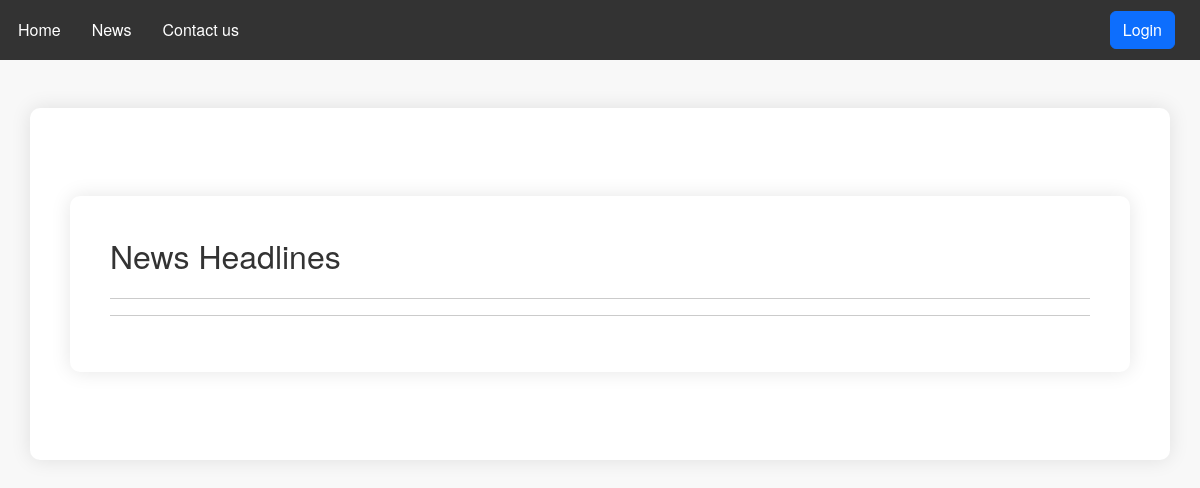
The app's page /news, older data.
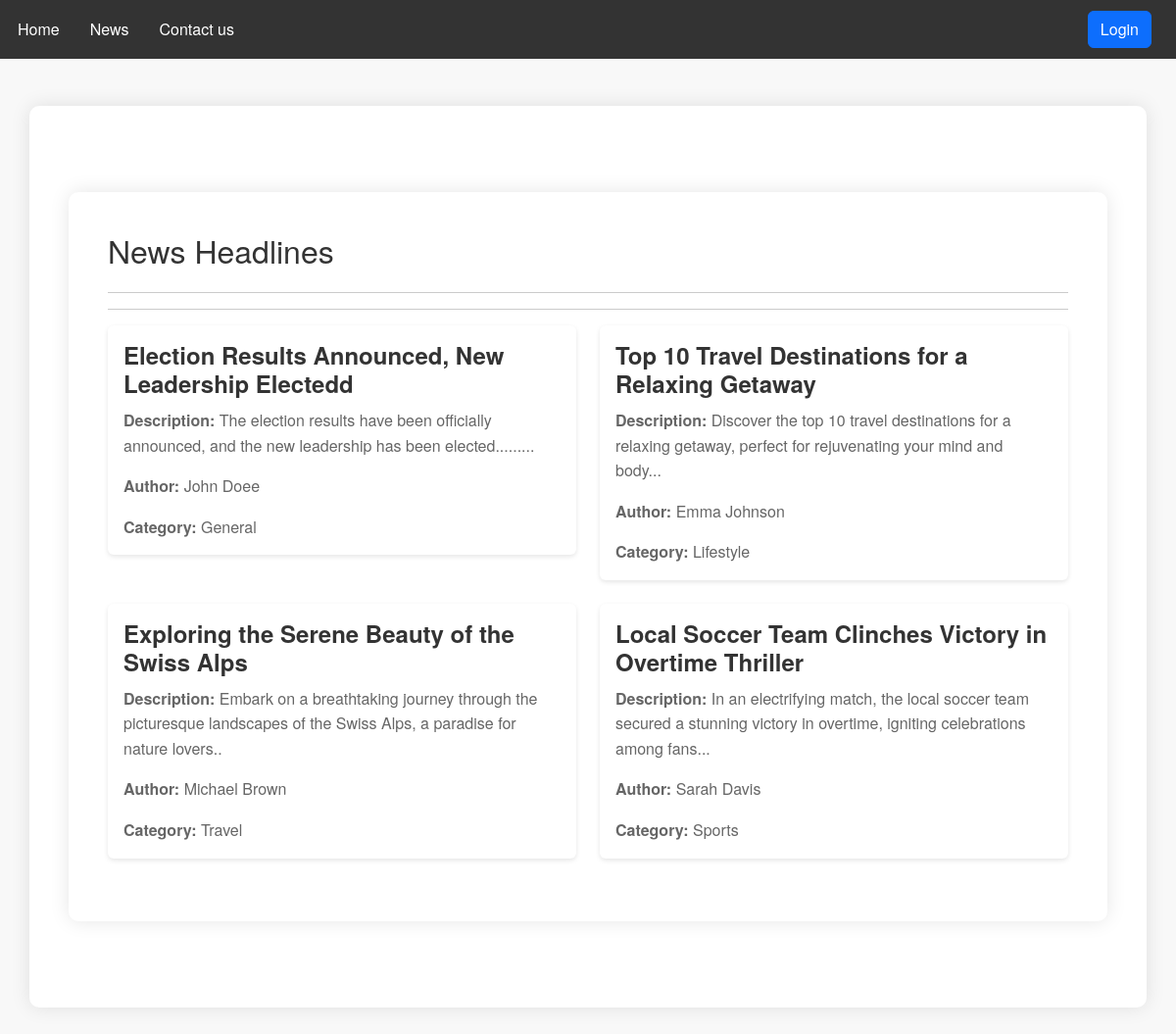
The same page, newer data.
### app.py (models this page shows)
class News(db.Model):
    id = db.Column(db.Integer, primary_key=True)
    headline = db.Column(db.String(200), nullable=False)
    description = db.Column(db.Text, nullable=False)
    author = db.Column(db.String(80), nullable=False)
    category = db.Column(db.String(50), nullable=False)
    timestamp = db.Column(db.DateTime, default=datetime.utcnow)

### app.py (the view)
@app.route('/news' , methods=['GET', 'POST'])
def news():
    news_list = News.query.all()
    return render_template('news.html', news_list=news_list,)

### app.py (called while the page is built)
@app.context_processor
def inject_user_role():
    username = session.get('role')
    return dict(username=username)

### templates/news.html (shortened to what this page needs)
{% extends 'index.html' %}
{% block content %}
<div class="container my-5">
    <h2 class="mb-4">News Headlines</h2>
    <hr>
    <hr>
    <div class="row mt-3">
        {% for news_item in news_list %}
        <div class="col-md-6">
            <div class="card mb-4">
                <div class="card-body">
                    <h5 class="card-title">{{ news_item.headline }}</h5>
                    <p class="card-text"><strong>Description:</strong> {{ news_item.description }}</p>
                    <p class="card-text"><strong>Author:</strong> {{ news_item.author }}</p>
                    <p class="card-text"><strong>Category:</strong> {{ news_item.category }}</p>
                </div>
            </div>
        </div>
        {% endfor %}
    </div>
</div>
{% endblock %}

### templates/index.html (shortened to what this page needs)
<!DOCTYPE html>
<html lang="en">
  <head>
    <link
      href="https://cdn.jsdelivr.net/npm/bootstrap@5.3.0/dist/css/bootstrap.min.css"
      rel="stylesheet"
    />
    <link rel="stylesheet" href="{{ url_for('static', filename='css/base.css') }}" />
  </head>
  <body>
    <nav class="navbar navbar-expand-lg <nav class="navbar navbar-expand-lg navbar-light bg-light">
        <div class="collapse navbar-collapse" id="navbarNav">
          <ul class="navbar-nav mr-auto">
            <li class="nav-item active">
              <a class="nav-link" href="/">Home </a>
            </li>
            <li class="nav-item">
              <a class="nav-link" href="/news">News</a>
            </li>
            <li class="nav-item">
              <a class="nav-link" href="/contact">Contact us</a>
            </li>
          </ul>
        </div>
        {% if username %}
        <ul class="navbar-nav">
          <li class="nav-item">
              <a class="btn btn-primary" href="#">Welcome {{  username }} </a>
              <a class="btn btn-danger" href="/logout">Logout</a>
          </li>
        {% else %}
        <ul class="navbar-nav">
          <li class="nav-item">
              <a class="btn btn-primary" href="/login">Login</a>
          </li>
      </ul>
        {% endif %}
      </nav>
    <div class="container my-5">{% block content %}{% endblock %}</div>
  </body>
</html>

### static/css/base.css (style rules this page uses)
body { background-color: #f8f8f8; color: #333; font-family: 'Helvetica Neue', Arial, sans-serif; }
.navbar { background-color: #333; color: #fff; padding: 10px; }
.navbar a { color: #fff; margin-right: 15px; font-weight: 500; text-decoration: none; transition: color 0.3s ease; }
.container { background-color: #fff; border-radius: 10px; box-shadow: 0 0 20px rgba(0, 0, 0, 0.1); padding: 40px; animation: fadeInUp 1s; }
.container .card { border: none; box-shadow: 0 2px 5px rgba(0, 0, 0, 0.1); transition: transform 0.3s ease; cursor: pointer; }
.card-title { font-size: 24px; font-weight: 600; color: #333; margin-bottom: 10px; }
.card-text { font-size: 16px; line-height: 1.6; color: #666; }

Row changes from the older to the newer data that the page shows:
added News: headline "Election Results Announced, New Leadership Electedd", description "The election results have been officially announced, and the new leadership has been elected.........", author "John Doee", category "General"
added News: headline "Top 10 Travel Destinations for a Relaxing Getaway", description "Discover the top 10 travel destinations for a relaxing getaway, perfect for rejuvenating your mind and body...", author "Emma Johnson", category "Lifestyle"
added News: headline "Exploring the Serene Beauty of the Swiss Alps", description "Embark on a breathtaking journey through the picturesque landscapes of the Swiss Alps, a paradise for nature lovers..", author "Michael Brown", category "Travel"
added News: headline "Local Soccer Team Clinches Victory in Overtime Thriller", description "In an electrifying match, the local soccer team secured a stunning victory in overtime, igniting celebrations among fans...", author "Sarah Davis", category "Sports"
